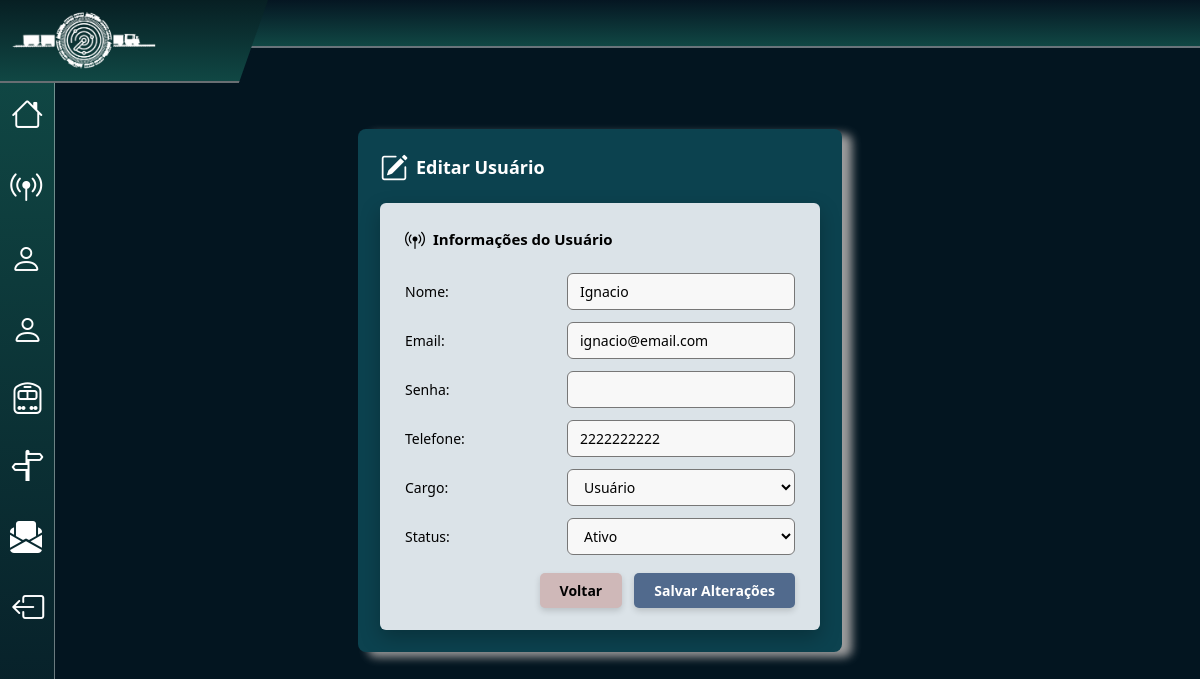
Page /public/usuarios/editar_usuarios.php?id=4 (signed in) on the committed database.
### tables this page shows
create table usuarios (
    id int primary key auto_increment,
    nome varchar(100) not null,
    email varchar(100) not null,
    telefone varchar(15) not null,
    senha varchar(100) not null,
    cargo enum('administrador', 'usuario') not null,
    status enum('ativo', 'inativo') not null
);

### public/usuarios/editar_usuarios.php (the view, shortened to what this page needs)
<?php
include '../../infra/connect.php';
$id = isset($_GET['id']) ? (int) $_GET['id'] : 0;
$sql = "SELECT * FROM usuarios WHERE id = ?";
$stmt = mysqli_prepare($conn, $sql);
mysqli_stmt_bind_param($stmt, 'i', $id);
mysqli_stmt_execute($stmt);
$resultadoUsuario = mysqli_stmt_get_result($stmt);
$usuario = mysqli_fetch_assoc($resultadoUsuario);
?>
<!DOCTYPE html>
<html lang="pt-br">
<head>
    <link href="https://cdn.jsdelivr.net/npm/bootstrap@5.3.8/dist/css/bootstrap.min.css" rel="stylesheet">
    <link rel="stylesheet" href="https://cdn.jsdelivr.net/npm/bootstrap-icons@1.13.1/font/bootstrap-icons.min.css">
    <link rel="stylesheet" href="../../assets/styles/style.css">
</head>
<body class="body3">
    <div class="corpo">
        <main>
            <div class="campo1">
                <div class="titulo3">
                    <i class="bi bi-pencil-square"></i>
                    <span>Editar Usuário</span>
                </div>
                <div class="corpo2">
                    <div class="titulo-sensor">
                        <i class="bi bi-broadcast-pin"></i>
                        <span>Informações do Usuário</span>
                    </div>
                    <form method="POST">
                        <div class="form-group">
                            <label for="nome">Nome:</label>
                            <input type="text" name="nome" id="nome" value="<?= htmlspecialchars($usuario['nome'] ?? '') ?>" required>
                        </div>
                        <div class="form-group">
                            <label for="email">Email:</label>
                            <input type="email" name="email" id="email" value="<?= htmlspecialchars($usuario['email'] ?? '') ?>" required>
                        </div>
                        <div class="form-group">
                            <label for="senha">Senha:</label>
                            <input type="password" name="senha" id="senha" required>
                        </div>
                        <div class="form-group">
                            <label for="telefone">Telefone:</label>
                            <input type="text" name="telefone" id="telefone" value="<?= htmlspecialchars($usuario['telefone'] ?? '') ?>">
                        </div>
                        <div class="form-group">
                            <label for="cargo">Cargo:</label>
                            <select name="cargo" id="cargo">
                                <option value="usuario" <?= (isset($usuario['cargo']) && $usuario['cargo'] === 'usuario') ? 'selected' : '' ?>>Usuário</option>
                            </select>
                        </div>
                        <div class="form-group">
                            <label for="status">Status:</label>
                            <select name="status" id="status">
                                <option value="ativo" <?= (isset($usuario['status']) && $usuario['status'] === 'ativo') ? 'selected' : '' ?>>Ativo</option>
                            </select>
                        </div>
                        <div class="botoes-container">
                            <button type="button" class="btn-voltar" onclick="window.location.href='usuarios.php'">Voltar</button>
                            <button type="submit" class="btn-cadastrar">Salvar Alterações</button>
                        </div>
                    </form>
                </div>
            </div>
        </main>
    </div>
    <header><?php include '../../scripts/navbar.php'; ?></header>

### assets/styles/style.css (style rules this page uses)
:root { --cor-fundo: #031520; --cor-fundo-2: #9D9D9D; --cor-fundo-3: #a1a1a1; --cor-texto: #000000; --cor-erro: #ff0000; --cor-sucesso: #00ff4c; --cor-navbar1: #104744; --cor-navbar2: #051622; --cor-caixa_sensores: #c7c7c7; }
body { background-color: var(--cor-fundo); }
.corpo { justify-content: center; text-align: center; }
.campo1 { background-color: var(--cor-caixa_sensores); width: 100%; height: 280px; margin: 10% 0 1% 0; border-radius: 15px; box-shadow: 10px 5px 10px 0 var(--cor-fundo-2); }
.corpo2 { display: flex; flex-direction: column; justify-content: flex-start; align-items: stretch; background-color: #d1d1d1; padding: 30px 35px; border-radius: 12px; box-shadow: 0px 8px 20px rgba(0, 0, 0, 0.25); width: 100%; max-width: 520px; margin: 140px auto 40px auto; text-align: left; box-sizing: border-box; }
.body3 { margin: 0; min-height: 100vh; display: flex; flex-direction: column; }
.titulo-sensor { display: flex; align-items: center; gap: 10px; font-weight: bold; font-size: 16px; color: #000; margin-bottom: 25px; }
.titulo-sensor i { font-size: 20px; }
.corpo2 { text-align: left; align-items: flex-start; }
.corpo2 label { display: block; text-align: left; margin-bottom: 5px; }
.titulo3 { display: flex; align-items: center; gap: 12px; color: #000000; font-size: 24px; font-weight: bold; justify-content: center; }
.titulo3 i { font-size: 28px; }
.form-group { display: flex; flex-direction: row; align-items: center; margin-bottom: 16px; width: 100%; gap: 12px; }
.form-group label { font-size: 15px; color: #1a1a1a; font-weight: 500; width: 160px; text-align: left; flex-shrink: 0; }
.form-group input, .form-group select { flex: 1; width: 100%; padding: 10px 14px; border: 1.5px solid #6c6c6c; border-radius: 8px; background-color: #f8f8f8; font-size: 15px; outline: none; box-sizing: border-box; transition: border-color 0.2s, background-color 0.2s; }
.botoes-container { display: flex; justify-content: flex-end; gap: 12px; margin-top: 25px; }
.btn-voltar { background-color: #e0cece; color: #2c2c2c; border: none; padding: 10px 24px; border-radius: 6px; font-weight: bold; font-size: 14px; cursor: pointer; box-shadow: 0px 3px 6px rgba(0, 0, 0, 0.15); transition: background-color 0.2s; }
.btn-cadastrar { background-color: #5b7398; color: #ffffff; border: none; padding: 10px 24px; border-radius: 6px; font-weight: bold; font-size: 14px; cursor: pointer; box-shadow: 0px 3px 6px rgba(0, 0, 0, 0.15); transition: background-color 0.2s; }
.corpo { display: flex; justify-content: center; align-items: center; min-height: calc(100vh - 60px); padding-top: 40px; box-sizing: border-box; }
.campo1 { background-color: #0c424f; width: 100%; max-width: 620px; height: auto; margin: 0 auto; padding: 18px 22px 22px 22px; border-radius: 8px; box-sizing: border-box; }
.titulo3 { display: flex; align-items: center; justify-content: flex-start; gap: 8px; color: #ffffff; font-size: 18px; font-weight: bold; margin-bottom: 14px; }
.corpo2 { background-color: #dbe3e8; padding: 22px 25px; border-radius: 6px; width: 100%; margin: 0; box-sizing: border-box; text-align: left; }
.titulo-sensor { display: flex; align-items: center; gap: 8px; font-weight: bold; font-size: 15px; color: #000000; margin-bottom: 18px; }
.form-group { display: flex; align-items: center; margin-bottom: 12px; width: 100%; gap: 12px; }
.form-group label { width: 150px; font-size: 14px; color: #000000; text-align: left; flex-shrink: 0; margin: 0; }
.form-group input, .form-group select { flex: 1; padding: 7px 12px; border: 1px solid #777777; border-radius: 6px; font-size: 14px; background-color: #f8f8f8; box-sizing: border-box; }
.botoes-container { display: flex; justify-content: flex-end; gap: 12px; margin-top: 18px; }
.btn-voltar { background-color: #cfb8b8; color: #000000; border: none; padding: 7px 20px; border-radius: 5px; font-weight: bold; font-size: 14px; cursor: pointer; }
.btn-cadastrar { background-color: #516a8d; color: #ffffff; border: none; padding: 7px 20px; border-radius: 5px; font-weight: bold; font-size: 14px; cursor: pointer; }

### rows in the picture
usuarios: nome "Ignacio", email "ignacio@email.com", telefone "2222222222", cargo "Usuário", status "Ativo"
